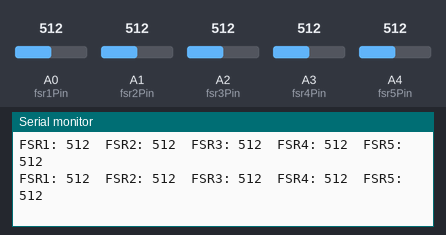
This sketch was run on a simulated Arduino Uno, built with avr-gcc and run on an emulated ATmega328P. On the bench: the last lines printed to the serial monitor. Inputs (shaded band) come from the test bench; at power-on: A1 (fsr2Pin) = 512, A2 (fsr3Pin) = 512, A3 (fsr4Pin) = 512, A0 (fsr1Pin) = 512, A4 (fsr5Pin) = 512.

Above: at 4.2 s.
4.3 s: A1 (fsr2Pin) set to 110
At 4.41 s:
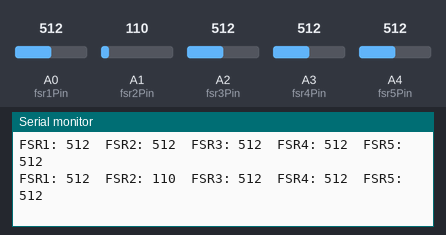
7.3 s: A1 (fsr2Pin) set to 95
At 7.33 s:
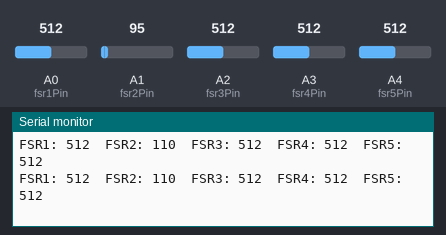
10.3 s: A2 (fsr3Pin) set to 110
At 10.31 s:
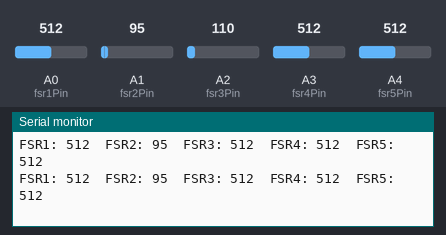
13.3 s: A2 (fsr3Pin) set to 89
At 13.34 s:
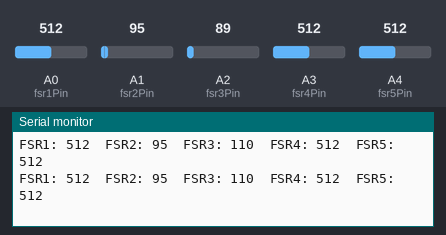
16.3 s: A3 (fsr4Pin) set to 104
At 16.32 s:
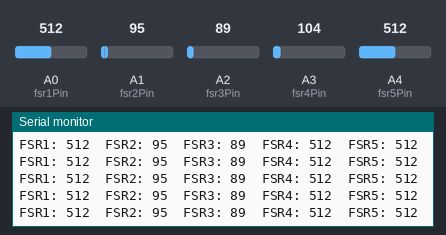
19.3 s: A3 (fsr4Pin) set to 93
At 19.3 s:
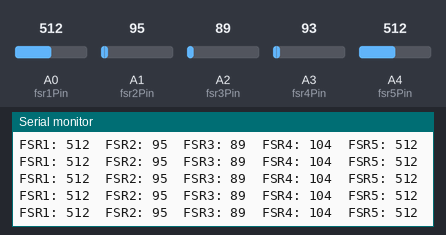
Timing chart, 0 to 22.3 s (numbered marks = the images above; inputs shaded):
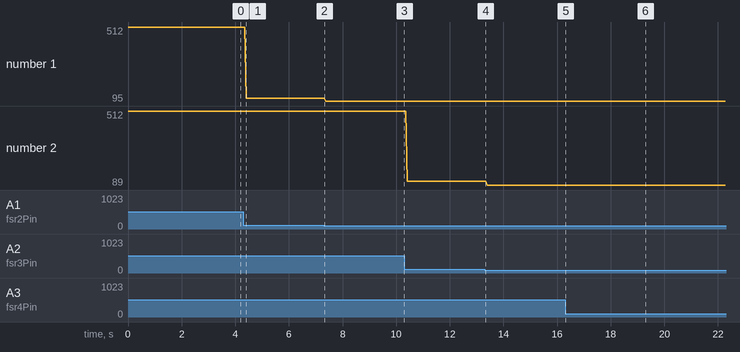

Measured:
- after the input at 4.3 s, the serial monitor: prints a new line after 0.11 s (image 1)
- plotted number 1: 512 → 110 after the input at 4.3 s, 110 → 95 after the input at 7.3 s
- plotted number 2: 110 → 89 after the input at 13.3 s

The sketch:

read_fsr.ino
```cpp
  const int fsr1Pin = A0;
  const int fsr2Pin = A1;
  const int fsr3Pin = A2;
  const int fsr4Pin = A3;
  const int fsr5Pin = A4;


  void setup() {
    Serial.begin(9600);
  }

  void loop() {
    int fsr1Value = analogRead(fsr1Pin);
    int fsr2Value = analogRead(fsr2Pin);
    int fsr3Value = analogRead(fsr3Pin);
    int fsr4Value = analogRead(fsr4Pin);
    int fsr5Value = analogRead(fsr5Pin);

    Serial.print("FSR1: ");
    Serial.print(fsr1Value);
    Serial.print("  FSR2: ");
    Serial.print(fsr2Value);
    Serial.print("  FSR3: ");
    Serial.print(fsr3Value);
    Serial.print("  FSR4: ");
    Serial.print(fsr4Value);
    Serial.print("  FSR5: ");
    Serial.println(fsr5Value);

    delay(5);
  }
```
